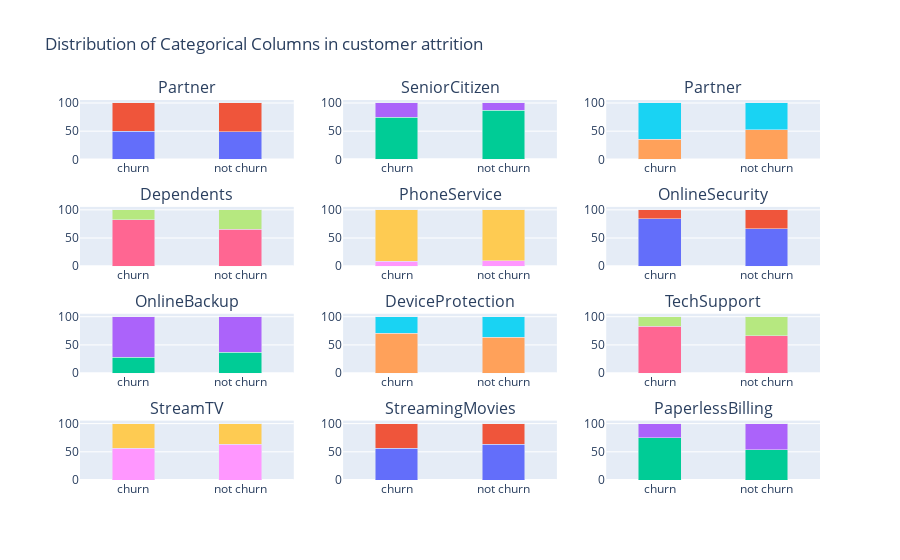

Notebook code for this chart:
### Code cell
#defining data
data = {}
for i in bool_cols:
    for j in df[i].unique().tolist():
        data[i + '_' + j] = go.Bar(
    x=['churn','not churn'],
    y=[(churn[i][churn[i] == j].value_counts().values.tolist()[0]/churn[i].value_counts().values.sum())*100,(not_churn[i][not_churn[i] == j].value_counts().values.tolist()[0]/not_churn[i].value_counts().values.sum())*100],
    name = j,width=0.4)
trace = list(data.keys())

#defining layout, fig and plotting
fig = tools.make_subplots(rows=4, cols=3, subplot_titles = ('Partner','SeniorCitizen','Partner', 'Dependents',
       'PhoneService', 'OnlineSecurity', 'OnlineBackup', 'DeviceProtection',
       'TechSupport', 'StreamTV','StreamingMovies','PaperlessBilling'))
fig.append_trace(data[trace[0]], 1,1)
fig.append_trace(data[trace[1]], 1,1)
fig.append_trace(data[trace[2]], 1,2)
fig.append_trace(data[trace[3]], 1,2)
fig.append_trace(data[trace[4]], 1,3)
fig.append_trace(data[trace[5]], 1,3)
fig.append_trace(data[trace[6]], 2,1)
fig.append_trace(data[trace[7]], 2,1)
fig.append_trace(data[trace[8]], 2,2)
fig.append_trace(data[trace[9]], 2,2)
fig.append_trace(data[trace[10]], 2,3)
fig.append_trace(data[trace[11]], 2,3)
fig.append_trace(data[trace[12]], 3,1)
fig.append_trace(data[trace[13]], 3,1)
fig.append_trace(data[trace[14]], 3,2)
fig.append_trace(data[trace[15]], 3,2)
fig.append_trace(data[trace[16]], 3,3)
fig.append_trace(data[trace[17]], 3,3)
fig.append_trace(data[trace[18]], 4,1)
fig.append_trace(data[trace[19]], 4,1)
fig.append_trace(data[trace[20]], 4,2)
fig.append_trace(data[trace[21]], 4,2)
fig.append_trace(data[trace[22]], 4,3)
fig.append_trace(data[trace[23]], 4,3)
fig.layout.update(layout)
iplot(fig)

### Figure 1 — Plotly figure (JSON) as saved in the notebook; plotly's stock layout.template omitted (floating-point values rounded to 4 significant figures)
{"data": [{"name": "Female", "type": "bar", "width": 0.4, "x": ["churn", "not churn"], "xaxis": "x", "y": [50.24, 49.27], "yaxis": "y"}, {"name": "Male", "type": "bar", "width": 0.4, "x": ["churn", "not churn"], "xaxis": "x", "y": [49.76, 50.73], "yaxis": "y"}, {"name": "0", "type": "bar", "width": 0.4, "x": ["churn", "not churn"], "xaxis": "x2", "y": [74.53, 87.1], "yaxis": "y2"}, {"name": "1", "type": "bar", "width": 0.4, "x": ["churn", "not churn"], "xaxis": "x2", "y": [25.47, 12.9], "yaxis": "y2"}, {"name": "Yes", "type": "bar", "width": 0.4, "x": ["churn", "not churn"], "xaxis": "x3", "y": [35.79, 52.76], "yaxis": "y3"}, {"name": "No", "type": "bar", "width": 0.4, "x": ["churn", "not churn"], "xaxis": "x3", "y": [64.21, 47.24], "yaxis": "y3"}, {"name": "No", "type": "bar", "width": 0.4, "x": ["churn", "not churn"], "xaxis": "x4", "y": [82.56, 65.66], "yaxis": "y4"}, {"name": "Yes", "type": "bar", "width": 0.4, "x": ["churn", "not churn"], "xaxis": "x4", "y": [17.44, 34.34], "yaxis": "y4"}, {"name": "No", "type": "bar", "width": 0.4, "x": ["churn", "not churn"], "xaxis": "x5", "y": [9.096, 9.878], "yaxis": "y5"}, {"name": "Yes", "type": "bar", "width": 0.4, "x": ["churn", "not churn"], "xaxis": "x5", "y": [90.9, 90.12], "yaxis": "y5"}, {"name": "No", "type": "bar", "width": 0.4, "x": ["churn", "not churn"], "xaxis": "x6", "y": [84.22, 66.69], "yaxis": "y6"}, {"name": "Yes", "type": "bar", "width": 0.4, "x": ["churn", "not churn"], "xaxis": "x6", "y": [15.78, 33.31], "yaxis": "y6"}, {"name": "Yes", "type": "bar", "width": 0.4, "x": ["churn", "not churn"], "xaxis": "x7", "y": [27.98, 36.84], "yaxis": "y7"}, {"name": "No", "type": "bar", "width": 0.4, "x": ["churn", "not churn"], "xaxis": "x7", "y": [72.02, 63.16], "yaxis": "y7"}, {"name": "No", "type": "bar", "width": 0.4, "x": ["churn", "not churn"], "xaxis": "x8", "y": [70.84, 63.72], "yaxis": "y8"}, {"name": "Yes", "type": "bar", "width": 0.4, "x": ["churn", "not churn"], "xaxis": "x8", "y": [29.16, 36.28], "yaxis": "y8"}, {"name": "No", "type": "bar", "width": 0.4, "x": ["churn", "not churn"], "xaxis": "x9", "y": [83.41, 66.49], "yaxis": "y9"}, {"name": "Yes", "type": "bar", "width": 0.4, "x": ["churn", "not churn"], "xaxis": "x9", "y": [16.59, 33.51], "yaxis": "y9"}, {"name": "No", "type": "bar", "width": 0.4, "x": ["churn", "not churn"], "xaxis": "x10", "y": [56.45, 63.41], "yaxis": "y10"}, {"name": "Yes", "type": "bar", "width": 0.4, "x": ["churn", "not churn"], "xaxis": "x10", "y": [43.55, 36.59], "yaxis": "y10"}, {"name": "No", "type": "bar", "width": 0.4, "x": ["churn", "not churn"], "xaxis": "x11", "y": [56.23, 62.95], "yaxis": "y11"}, {"name": "Yes", "type": "bar", "width": 0.4, "x": ["churn", "not churn"], "xaxis": "x11", "y": [43.77, 37.05], "yaxis": "y11"}, {"name": "Yes", "type": "bar", "width": 0.4, "x": ["churn", "not churn"], "xaxis": "x12", "y": [74.91, 53.61], "yaxis": "y12"}, {"name": "No", "type": "bar", "width": 0.4, "x": ["churn", "not churn"], "xaxis": "x12", "y": [25.09, 46.39], "yaxis": "y12"}], "layout": {"annotations": [{"font": {"size": 16}, "showarrow": false, "text": "Partner", "x": 0.1444, "xanchor": "center", "xref": "paper", "y": 1, "yanchor": "bottom", "yref": "paper"}, {"font": {"size": 16}, "showarrow": false, "text": "SeniorCitizen", "x": 0.5, "xanchor": "center", "xref": "paper", "y": 1, "yanchor": "bottom", "yref": "paper"}, {"font": {"size": 16}, "showarrow": false, "text": "Partner", "x": 0.8556, "xanchor": "center", "xref": "paper", "y": 1, "yanchor": "bottom", "yref": "paper"}, {"font": {"size": 16}, "showarrow": false, "text": "Dependents", "x": 0.1444, "xanchor": "center", "xref": "paper", "y": 0.7188, "yanchor": "bottom", "yref": "paper"}, {"font": {"size": 16}, "showarrow": false, "text": "PhoneService", "x": 0.5, "xanchor": "center", "xref": "paper", "y": 0.7188, "yanchor": "bottom", "yref": "paper"}, {"font": {"size": 16}, "showarrow": false, "text": "OnlineSecurity", "x": 0.8556, "xanchor": "center", "xref": "paper", "y": 0.7188, "yanchor": "bottom", "yref": "paper"}, {"font": {"size": 16}, "showarrow": false, "text": "OnlineBackup", "x": 0.1444, "xanchor": "center", "xref": "paper", "y": 0.4375, "yanchor": "bottom", "yref": "paper"}, {"font": {"size": 16}, "showarrow": false, "text": "DeviceProtection", "x": 0.5, "xanchor": "center", "xref": "paper", "y": 0.4375, "yanchor": "bottom", "yref": "paper"}, {"font": {"size": 16}, "showarrow": false, "text": "TechSupport", "x": 0.8556, "xanchor": "center", "xref": "paper", "y": 0.4375, "yanchor": "bottom", "yref": "paper"}, {"font": {"size": 16}, "showarrow": false, "text": "StreamTV", "x": 0.1444, "xanchor": "center", "xref": "paper", "y": 0.1562, "yanchor": "bottom", "yref": "paper"}, {"font": {"size": 16}, "showarrow": false, "text": "StreamingMovies", "x": 0.5, "xanchor": "center", "xref": "paper", "y": 0.1562, "yanchor": "bottom", "yref": "paper"}, {"font": {"size": 16}, "showarrow": false, "text": "PaperlessBilling", "x": 0.8556, "xanchor": "center", "xref": "paper", "y": 0.1562, "yanchor": "bottom", "yref": "paper"}], "barmode": "stack", "showlegend": false, "title": {"text": "Distribution of Categorical Columns in customer attrition"}, "xaxis": {"anchor": "y", "domain": [0, 0.2889]}, "xaxis10": {"anchor": "y10", "domain": [0, 0.2889]}, "xaxis11": {"anchor": "y11", "domain": [0.3556, 0.6444]}, "xaxis12": {"anchor": "y12", "domain": [0.7111, 1]}, "xaxis2": {"anchor": "y2", "domain": [0.3556, 0.6444]}, "xaxis3": {"anchor": "y3", "domain": [0.7111, 1]}, "xaxis4": {"anchor": "y4", "domain": [0, 0.2889]}, "xaxis5": {"anchor": "y5", "domain": [0.3556, 0.6444]}, "xaxis6": {"anchor": "y6", "domain": [0.7111, 1]}, "xaxis7": {"anchor": "y7", "domain": [0, 0.2889]}, "xaxis8": {"anchor": "y8", "domain": [0.3556, 0.6444]}, "xaxis9": {"anchor": "y9", "domain": [0.7111, 1]}, "yaxis": {"anchor": "x", "domain": [0.8438, 1]}, "yaxis10": {"anchor": "x10", "domain": [0, 0.1562]}, "yaxis11": {"anchor": "x11", "domain": [0, 0.1562]}, "yaxis12": {"anchor": "x12", "domain": [0, 0.1562]}, "yaxis2": {"anchor": "x2", "domain": [0.8438, 1]}, "yaxis3": {"anchor": "x3", "domain": [0.8438, 1]}, "yaxis4": {"anchor": "x4", "domain": [0.5625, 0.7188]}, "yaxis5": {"anchor": "x5", "domain": [0.5625, 0.7188]}, "yaxis6": {"anchor": "x6", "domain": [0.5625, 0.7188]}, "yaxis7": {"anchor": "x7", "domain": [0.2812, 0.4375]}, "yaxis8": {"anchor": "x8", "domain": [0.2812, 0.4375]}, "yaxis9": {"anchor": "x9", "domain": [0.2812, 0.4375]}}}
